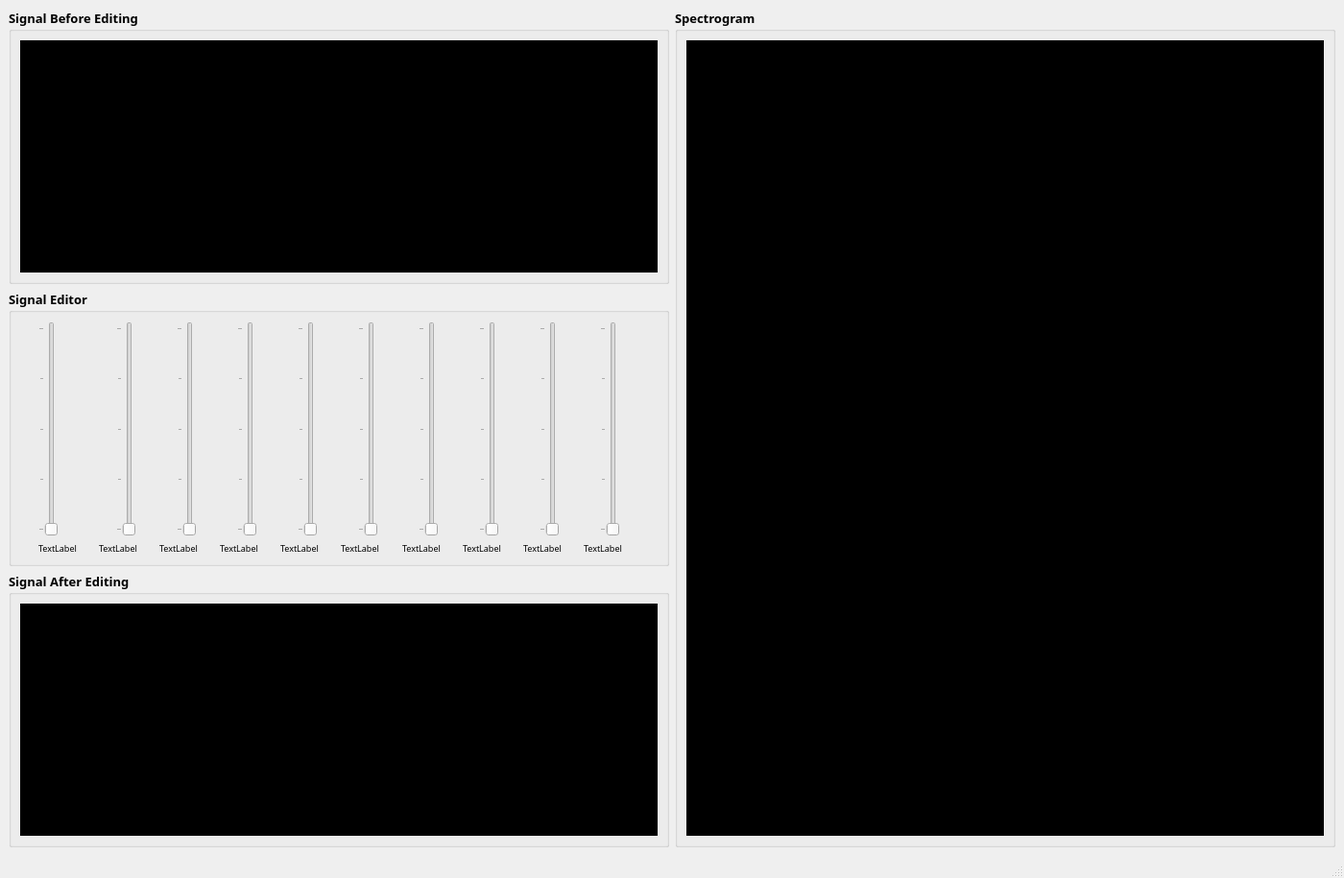
<?xml version="1.0" encoding="UTF-8"?>
<ui version="4.0">
 <class>MainWindow</class>
 <widget class="QMainWindow" name="MainWindow">
  <property name="windowModality">
   <enum>Qt::ApplicationModal</enum>
  </property>
  <property name="geometry">
   <rect>
    <x>0</x>
    <y>0</y>
    <width>1400</width>
    <height>915</height>
   </rect>
  </property>
  <property name="font">
   <font>
    <family>Arial Unicode MS</family>
    <pointsize>10</pointsize>
    <weight>50</weight>
    <italic>false</italic>
    <bold>false</bold>
    <underline>false</underline>
    <strikeout>false</strikeout>
    <kerning>true</kerning>
   </font>
  </property>
  <property name="tabletTracking">
   <bool>false</bool>
  </property>
  <property name="windowTitle">
   <string>Equalizer</string>
  </property>
  <property name="windowIcon">
   <iconset>
    <activeon>:/newPrefix/eq.png</activeon>
   </iconset>
  </property>
  <property name="autoFillBackground">
   <bool>false</bool>
  </property>
  <property name="styleSheet">
   <string notr="true"/>
  </property>
  <widget class="QWidget" name="centralwidget">
   <layout class="QGridLayout" name="gridLayout_6">
    <item row="0" column="0">
     <layout class="QGridLayout" name="gridLayout_4">
      <item row="0" column="1" rowspan="3">
       <widget class="QGroupBox" name="SpectrogramGroupBox">
        <property name="font">
         <font>
          <family>Arial Unicode MS</family>
          <pointsize>10</pointsize>
          <weight>75</weight>
          <bold>true</bold>
         </font>
        </property>
        <property name="styleSheet">
         <string notr="true">border-color: qlineargradient(spread:pad, x1:0, y1:0, x2:1, y2:0, stop:0 rgba(0, 0, 0, 255), stop:1 rgba(255, 255, 255, 255));</string>
        </property>
        <property name="title">
         <string>Spectrogram</string>
        </property>
        <layout class="QGridLayout" name="gridLayout_2">
         <item row="0" column="0">
          <widget class="QGraphicsView" name="SpectrogramViewer">
           <property name="cursor" stdset="0">
            <cursorShape>PointingHandCursor</cursorShape>
           </property>
           <property name="styleSheet">
            <string notr="true">background-color:rgb(0,0,0)</string>
           </property>
          </widget>
         </item>
        </layout>
       </widget>
      </item>
      <item row="0" column="0">
       <widget class="QGroupBox" name="OriginalSignalGroupbox">
        <property name="font">
         <font>
          <family>Arial Unicode MS</family>
          <pointsize>10</pointsize>
          <weight>75</weight>
          <bold>true</bold>
         </font>
        </property>
        <property name="title">
         <string>Signal Before Editing</string>
        </property>
        <layout class="QGridLayout" name="gridLayout_5">
         <item row="0" column="0">
          <widget class="QGraphicsView" name="OriginalSignalViewer">
           <property name="cursor" stdset="0">
            <cursorShape>PointingHandCursor</cursorShape>
           </property>
           <property name="styleSheet">
            <string notr="true">background-color: rgb(0, 0, 0);</string>
           </property>
          </widget>
         </item>
        </layout>
       </widget>
      </item>
      <item row="2" column="0">
       <widget class="QGroupBox" name="EditedSignalGroupBox">
        <property name="font">
         <font>
          <family>Arial Unicode MS</family>
          <pointsize>10</pointsize>
          <weight>75</weight>
          <bold>true</bold>
         </font>
        </property>
        <property name="title">
         <string>Signal After Editing</string>
        </property>
        <layout class="QGridLayout" name="gridLayout_3">
         <item row="0" column="0">
          <widget class="QGraphicsView" name="EditedSignalViewer">
           <property name="cursor" stdset="0">
            <cursorShape>PointingHandCursor</cursorShape>
           </property>
           <property name="styleSheet">
            <string notr="true">background-color:rgb(0,0,0)</string>
           </property>
          </widget>
         </item>
        </layout>
       </widget>
      </item>
      <item row="1" column="0">
       <widget class="QGroupBox" name="SignalEditorGroupBox">
        <property name="font">
         <font>
          <family>Arial Unicode MS</family>
          <pointsize>10</pointsize>
          <weight>75</weight>
          <bold>true</bold>
         </font>
        </property>
        <property name="title">
         <string>Signal Editor</string>
        </property>
        <layout class="QGridLayout" name="gridLayout">
         <item row="1" column="0" colspan="10">
          <layout class="QGridLayout" name="gridLayout_7">
           <item row="0" column="0">
            <widget class="QLabel" name="label1">
             <property name="font">
              <font>
               <pointsize>7</pointsize>
               <weight>50</weight>
               <bold>false</bold>
              </font>
             </property>
             <property name="text">
              <string>TextLabel</string>
             </property>
            </widget>
           </item>
           <item row="0" column="1">
            <widget class="QLabel" name="label2">
             <property name="font">
              <font>
               <pointsize>7</pointsize>
               <weight>50</weight>
               <bold>false</bold>
              </font>
             </property>
             <property name="text">
              <string>TextLabel</string>
             </property>
            </widget>
           </item>
           <item row="0" column="2">
            <widget class="QLabel" name="label3">
             <property name="font">
              <font>
               <pointsize>7</pointsize>
               <weight>50</weight>
               <bold>false</bold>
              </font>
             </property>
             <property name="text">
              <string>TextLabel</string>
             </property>
            </widget>
           </item>
           <item row="0" column="3">
            <widget class="QLabel" name="label4">
             <property name="font">
              <font>
               <pointsize>7</pointsize>
               <weight>50</weight>
               <bold>false</bold>
              </font>
             </property>
             <property name="text">
              <string>TextLabel</string>
             </property>
            </widget>
           </item>
           <item row="0" column="4">
            <widget class="QLabel" name="label5">
             <property name="font">
              <font>
               <pointsize>7</pointsize>
               <weight>50</weight>
               <bold>false</bold>
              </font>
             </property>
             <property name="text">
              <string>TextLabel</string>
             </property>
            </widget>
           </item>
           <item row="0" column="5">
            <widget class="QLabel" name="label6">
             <property name="font">
              <font>
               <pointsize>7</pointsize>
               <weight>50</weight>
               <bold>false</bold>
              </font>
             </property>
             <property name="text">
              <string>TextLabel</string>
             </property>
            </widget>
           </item>
           <item row="0" column="6">
            <widget class="QLabel" name="label7">
             <property name="font">
              <font>
               <pointsize>7</pointsize>
               <weight>50</weight>
               <bold>false</bold>
              </font>
             </property>
             <property name="text">
              <string>TextLabel</string>
             </property>
            </widget>
           </item>
           <item row="0" column="7">
            <widget class="QLabel" name="label8">
             <property name="font">
              <font>
               <pointsize>7</pointsize>
               <weight>50</weight>
               <bold>false</bold>
              </font>
             </property>
             <property name="text">
              <string>TextLabel</string>
             </property>
            </widget>
           </item>
           <item row="0" column="8">
            <widget class="QLabel" name="label9">
             <property name="font">
              <font>
               <pointsize>7</pointsize>
               <weight>50</weight>
               <bold>false</bold>
              </font>
             </property>
             <property name="text">
              <string>TextLabel</string>
             </property>
            </widget>
           </item>
           <item row="0" column="9">
            <widget class="QLabel" name="label10">
             <property name="font">
              <font>
               <pointsize>7</pointsize>
               <weight>50</weight>
               <bold>false</bold>
              </font>
             </property>
             <property name="text">
              <string>TextLabel</string>
             </property>
            </widget>
           </item>
          </layout>
         </item>
         <item row="0" column="0">
          <widget class="QSlider" name="Slider1">
           <property name="cursor">
            <cursorShape>ClosedHandCursor</cursorShape>
           </property>
           <property name="minimum">
            <number>1</number>
           </property>
           <property name="maximum">
            <number>5</number>
           </property>
           <property name="sliderPosition">
            <number>1</number>
           </property>
           <property name="orientation">
            <enum>Qt::Vertical</enum>
           </property>
           <property name="tickPosition">
            <enum>QSlider::TicksAbove</enum>
           </property>
           <property name="tickInterval">
            <number>1</number>
           </property>
          </widget>
         </item>
         <item row="0" column="9">
          <widget class="QSlider" name="Slider10">
           <property name="cursor">
            <cursorShape>ClosedHandCursor</cursorShape>
           </property>
           <property name="minimum">
            <number>1</number>
           </property>
           <property name="maximum">
            <number>5</number>
           </property>
           <property name="orientation">
            <enum>Qt::Vertical</enum>
           </property>
           <property name="tickPosition">
            <enum>QSlider::TicksAbove</enum>
           </property>
           <property name="tickInterval">
            <number>1</number>
           </property>
          </widget>
         </item>
         <item row="0" column="5">
          <widget class="QSlider" name="Slide6">
           <property name="cursor">
            <cursorShape>ClosedHandCursor</cursorShape>
           </property>
           <property name="minimum">
            <number>1</number>
           </property>
           <property name="maximum">
            <number>5</number>
           </property>
           <property name="orientation">
            <enum>Qt::Vertical</enum>
           </property>
           <property name="tickPosition">
            <enum>QSlider::TicksAbove</enum>
           </property>
           <property name="tickInterval">
            <number>1</number>
           </property>
          </widget>
         </item>
         <item row="0" column="7">
          <widget class="QSlider" name="Slider8">
           <property name="cursor">
            <cursorShape>ClosedHandCursor</cursorShape>
           </property>
           <property name="minimum">
            <number>1</number>
           </property>
           <property name="maximum">
            <number>5</number>
           </property>
           <property name="orientation">
            <enum>Qt::Vertical</enum>
           </property>
           <property name="tickPosition">
            <enum>QSlider::TicksAbove</enum>
           </property>
           <property name="tickInterval">
            <number>1</number>
           </property>
          </widget>
         </item>
         <item row="0" column="2">
          <widget class="QSlider" name="Slider3">
           <property name="cursor">
            <cursorShape>ClosedHandCursor</cursorShape>
           </property>
           <property name="minimum">
            <number>1</number>
           </property>
           <property name="maximum">
            <number>5</number>
           </property>
           <property name="pageStep">
            <number>10</number>
           </property>
           <property name="orientation">
            <enum>Qt::Vertical</enum>
           </property>
           <property name="tickPosition">
            <enum>QSlider::TicksAbove</enum>
           </property>
           <property name="tickInterval">
            <number>1</number>
           </property>
          </widget>
         </item>
         <item row="0" column="1">
          <widget class="QSlider" name="Slider2">
           <property name="cursor">
            <cursorShape>ClosedHandCursor</cursorShape>
           </property>
           <property name="toolTip">
            <string/>
           </property>
           <property name="minimum">
            <number>1</number>
           </property>
           <property name="maximum">
            <number>5</number>
           </property>
           <property name="orientation">
            <enum>Qt::Vertical</enum>
           </property>
           <property name="invertedAppearance">
            <bool>false</bool>
           </property>
           <property name="tickPosition">
            <enum>QSlider::TicksAbove</enum>
           </property>
           <property name="tickInterval">
            <number>1</number>
           </property>
          </widget>
         </item>
         <item row="0" column="8">
          <widget class="QSlider" name="Slider9">
           <property name="cursor">
            <cursorShape>ClosedHandCursor</cursorShape>
           </property>
           <property name="minimum">
            <number>1</number>
           </property>
           <property name="maximum">
            <number>5</number>
           </property>
           <property name="orientation">
            <enum>Qt::Vertical</enum>
           </property>
           <property name="tickPosition">
            <enum>QSlider::TicksAbove</enum>
           </property>
           <property name="tickInterval">
            <number>1</number>
           </property>
          </widget>
         </item>
         <item row="0" column="4">
          <widget class="QSlider" name="Slider5">
           <property name="cursor">
            <cursorShape>ClosedHandCursor</cursorShape>
           </property>
           <property name="minimum">
            <number>1</number>
           </property>
           <property name="maximum">
            <number>5</number>
           </property>
           <property name="orientation">
            <enum>Qt::Vertical</enum>
           </property>
           <property name="tickPosition">
            <enum>QSlider::TicksAbove</enum>
           </property>
           <property name="tickInterval">
            <number>1</number>
           </property>
          </widget>
         </item>
         <item row="0" column="3">
          <widget class="QSlider" name="Slider4">
           <property name="cursor">
            <cursorShape>ClosedHandCursor</cursorShape>
           </property>
           <property name="minimum">
            <number>1</number>
           </property>
           <property name="maximum">
            <number>5</number>
           </property>
           <property name="value">
            <number>1</number>
           </property>
           <property name="orientation">
            <enum>Qt::Vertical</enum>
           </property>
           <property name="tickPosition">
            <enum>QSlider::TicksAbove</enum>
           </property>
           <property name="tickInterval">
            <number>1</number>
           </property>
          </widget>
         </item>
         <item row="0" column="6">
          <widget class="QSlider" name="Slider7">
           <property name="cursor">
            <cursorShape>ClosedHandCursor</cursorShape>
           </property>
           <property name="minimum">
            <number>1</number>
           </property>
           <property name="maximum">
            <number>5</number>
           </property>
           <property name="orientation">
            <enum>Qt::Vertical</enum>
           </property>
           <property name="tickPosition">
            <enum>QSlider::TicksAbove</enum>
           </property>
           <property name="tickInterval">
            <number>1</number>
           </property>
          </widget>
         </item>
        </layout>
       </widget>
      </item>
     </layout>
    </item>
   </layout>
  </widget>
  <widget class="QMenuBar" name="menubar">
   <property name="geometry">
    <rect>
     <x>0</x>
     <y>0</y>
     <width>1400</width>
     <height>26</height>
    </rect>
   </property>
  </widget>
  <widget class="QStatusBar" name="statusbar"/>
 </widget>
 <tabstops>
  <tabstop>Slider2</tabstop>
  <tabstop>Slider3</tabstop>
  <tabstop>Slider4</tabstop>
  <tabstop>Slider5</tabstop>
  <tabstop>Slide6</tabstop>
  <tabstop>Slider7</tabstop>
  <tabstop>Slider8</tabstop>
  <tabstop>Slider9</tabstop>
  <tabstop>Slider10</tabstop>
  <tabstop>OriginalSignalViewer</tabstop>
  <tabstop>EditedSignalViewer</tabstop>
  <tabstop>SpectrogramViewer</tabstop>
 </tabstops>
 <resources>
  <include location="Source.qrc"/>
 </resources>
 <connections/>
</ui>
